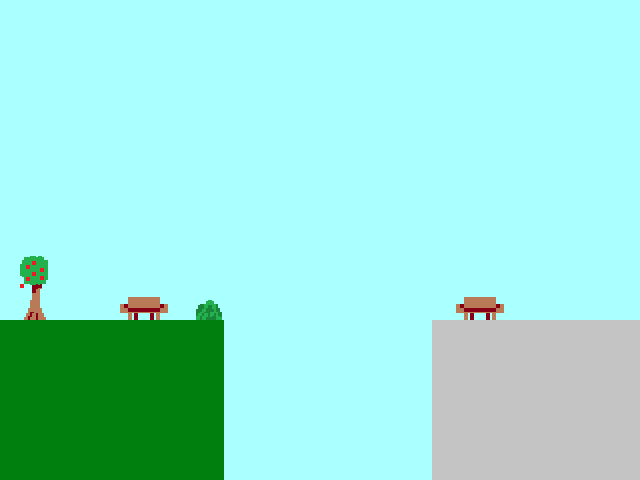

Rendered tile map (Tiled .tmx) drawn with the repository's tilesets; below, a short description and the full map source, tile grids included:
An orthogonal 40x30 tile map with 16x16 px tiles, 2 tile layers (Floor, Decorations), 3 tilesets and 4 objects (Player, Checkpoint, Item, NPC).

<map version="1.0" orientation="orthogonal" width="40" height="30" tilewidth="16" tileheight="16" backgroundcolor="#aaffff">
 <tileset firstgid="1" source="../tilesets/tileset.tsx" />
 <tileset firstgid="5" source="../tilesets/tileset_bricks.tsx" />
 <tileset firstgid="9" source="../tilesets/tileset_squareelements02.tsx" />
 <layer name="Floor" width="40" height="30">
  <data encoding="csv">
0,0,0,0,0,0,0,0,0,0,0,0,0,0,0,0,0,0,0,0,0,0,0,0,0,0,0,0,0,0,0,0,0,0,0,0,0,0,0,0,
0,0,0,0,0,0,0,0,0,0,0,0,0,0,0,0,0,0,0,0,0,0,0,0,0,0,0,0,0,0,0,0,0,0,0,0,0,0,0,0,
0,0,0,0,0,0,0,0,0,0,0,0,0,0,0,0,0,0,0,0,0,0,0,0,0,0,0,0,0,0,0,0,0,0,0,0,0,0,0,0,
0,0,0,0,0,0,0,0,0,0,0,0,0,0,0,0,0,0,0,0,0,0,0,0,0,0,0,0,0,0,0,0,0,0,0,0,0,0,0,0,
0,0,0,0,0,0,0,0,0,0,0,0,0,0,0,0,0,0,0,0,0,0,0,0,0,0,0,0,0,0,0,0,0,0,0,0,0,0,0,0,
0,0,0,0,0,0,0,0,0,0,0,0,0,0,0,0,0,0,0,0,0,0,0,0,0,0,0,0,0,0,0,0,0,0,0,0,0,0,0,0,
0,0,0,0,0,0,0,0,0,0,0,0,0,0,0,0,0,0,0,0,0,0,0,0,0,0,0,0,0,0,0,0,0,0,0,0,0,0,0,0,
0,0,0,0,0,0,0,0,0,0,0,0,0,0,0,0,0,0,0,0,0,0,0,0,0,0,0,0,0,0,0,0,0,0,0,0,0,0,0,0,
0,0,0,0,0,0,0,0,0,0,0,0,0,0,0,0,0,0,0,0,0,0,0,0,0,0,0,0,0,0,0,0,0,0,0,0,0,0,0,0,
0,0,0,0,0,0,0,0,0,0,0,0,0,0,0,0,0,0,0,0,0,0,0,0,0,0,0,0,0,0,0,0,0,0,0,0,0,0,0,0,
0,0,0,0,0,0,0,0,0,0,0,0,0,0,0,0,0,0,0,0,0,0,0,0,0,0,0,0,0,0,0,0,0,0,0,0,0,0,0,0,
0,0,0,0,0,0,0,0,0,0,0,0,0,0,0,0,0,0,0,0,0,0,0,0,0,0,0,0,0,0,0,0,0,0,0,0,0,0,0,0,
0,0,0,0,0,0,0,0,0,0,0,0,0,0,0,0,0,0,0,0,0,0,0,0,0,0,0,0,0,0,0,0,0,0,0,0,0,0,0,0,
0,0,0,0,0,0,0,0,0,0,0,0,0,0,0,0,0,0,0,0,0,0,0,0,0,0,0,0,0,0,0,0,0,0,0,0,0,0,0,0,
0,0,0,0,0,0,0,0,0,0,0,0,0,0,0,0,0,0,0,0,0,0,0,0,0,0,0,0,0,0,0,0,0,0,0,0,0,0,0,0,
0,0,0,0,0,0,0,0,0,0,0,0,0,0,0,0,0,0,0,0,0,0,0,0,0,0,0,0,0,0,0,0,0,0,0,0,0,0,0,0,
0,0,0,0,0,0,0,0,0,0,0,0,0,0,0,0,0,0,0,0,0,0,0,0,0,0,0,0,0,0,0,0,0,0,0,0,0,0,0,0,
0,0,0,0,0,0,0,0,0,0,0,0,0,0,0,0,0,0,0,0,0,0,0,0,0,0,0,0,0,0,0,0,0,0,0,0,0,0,0,0,
0,0,0,0,0,0,0,0,0,0,0,0,0,0,0,0,0,0,0,0,0,0,0,0,0,0,0,0,0,0,0,0,0,0,0,0,0,0,0,0,
0,0,0,0,0,0,0,0,0,0,0,0,0,0,0,0,0,0,0,0,0,0,0,0,0,0,0,0,0,0,0,0,0,0,0,0,0,0,0,0,
2,2,2,2,2,2,2,2,2,2,2,2,2,2,0,0,0,0,0,0,0,0,0,0,0,0,0,3,3,3,3,3,3,3,3,3,3,3,3,3,
2,2,2,2,2,2,2,2,2,2,2,2,2,2,0,0,0,0,0,0,0,0,0,0,0,0,0,3,3,3,3,3,3,3,3,3,3,3,3,3,
2,2,2,2,2,2,2,2,2,2,2,2,2,2,0,0,0,0,0,0,0,0,0,0,0,0,0,3,3,3,3,3,3,3,3,3,3,3,3,3,
2,2,2,2,2,2,2,2,2,2,2,2,2,2,0,0,0,0,0,0,0,0,0,0,0,0,0,3,3,3,3,3,3,3,3,3,3,3,3,3,
2,2,2,2,2,2,2,2,2,2,2,2,2,2,0,0,0,0,0,0,0,0,0,0,0,0,0,3,3,3,3,3,3,3,3,3,3,3,3,3,
2,2,2,2,2,2,2,2,2,2,2,2,2,2,0,0,0,0,0,0,0,0,0,0,0,0,0,3,3,3,3,3,3,3,3,3,3,3,3,3,
2,2,2,2,2,2,2,2,2,2,2,2,2,2,0,0,0,0,0,0,0,0,0,0,0,0,0,3,3,3,3,3,3,3,3,3,3,3,3,3,
2,2,2,2,2,2,2,2,2,2,2,2,2,2,0,0,0,0,0,0,0,0,0,0,0,0,0,3,3,3,3,3,3,3,3,3,3,3,3,3,
2,2,2,2,2,2,2,2,2,2,2,2,2,2,0,0,0,0,0,0,0,0,0,0,0,0,0,3,3,3,3,3,3,3,3,3,3,3,3,3,
2,2,2,2,2,2,2,2,2,2,2,2,2,2,0,0,0,0,0,0,0,0,0,0,0,0,0,3,3,3,3,3,3,3,3,3,3,3,3,3
</data>
 </layer>
 <layer name="Decorations" width="40" height="30">
  <data encoding="csv">
0,0,0,0,0,0,0,0,0,0,0,0,0,0,0,0,0,0,0,0,0,0,0,0,0,0,0,0,0,0,0,0,0,0,0,0,0,0,0,0,
0,0,0,0,0,0,0,0,0,0,0,0,0,0,0,0,0,0,0,0,0,0,0,0,0,0,0,0,0,0,0,0,0,0,0,0,0,0,0,0,
0,0,0,0,0,0,0,0,0,0,0,0,0,0,0,0,0,0,0,0,0,0,0,0,0,0,0,0,0,0,0,0,0,0,0,0,0,0,0,0,
0,0,0,0,0,0,0,0,0,0,0,0,0,0,0,0,0,0,0,0,0,0,0,0,0,0,0,0,0,0,0,0,0,0,0,0,0,0,0,0,
0,0,0,0,0,0,0,0,0,0,0,0,0,0,0,0,0,0,0,0,0,0,0,0,0,0,0,0,0,0,0,0,0,0,0,0,0,0,0,0,
0,0,0,0,0,0,0,0,0,0,0,0,0,0,0,0,0,0,0,0,0,0,0,0,0,0,0,0,0,0,0,0,0,0,0,0,0,0,0,0,
0,0,0,0,0,0,0,0,0,0,0,0,0,0,0,0,0,0,0,0,0,0,0,0,0,0,0,0,0,0,0,0,0,0,0,0,0,0,0,0,
0,0,0,0,0,0,0,0,0,0,0,0,0,0,0,0,0,0,0,0,0,0,0,0,0,0,0,0,0,0,0,0,0,0,0,0,0,0,0,0,
0,0,0,0,0,0,0,0,0,0,0,0,0,0,0,0,0,0,0,0,0,0,0,0,0,0,0,0,0,0,0,0,0,0,0,0,0,0,0,0,
0,0,0,0,0,0,0,0,0,0,0,0,0,0,0,0,0,0,0,0,0,0,0,0,0,0,0,0,0,0,0,0,0,0,0,0,0,0,0,0,
0,0,0,0,0,0,0,0,0,0,0,0,0,0,0,0,0,0,0,0,0,0,0,0,0,0,0,0,0,0,0,0,0,0,0,0,0,0,0,0,
0,0,0,0,0,0,0,0,0,0,0,0,0,0,0,0,0,0,0,0,0,0,0,0,0,0,0,0,0,0,0,0,0,0,0,0,0,0,0,0,
0,0,0,0,0,0,0,0,0,0,0,0,0,0,0,0,0,0,0,0,0,0,0,0,0,0,0,0,0,0,0,0,0,0,0,0,0,0,0,0,
0,0,0,0,0,0,0,0,0,0,0,0,0,0,0,0,0,0,0,0,0,0,0,0,0,0,0,0,0,0,0,0,0,0,0,0,0,0,0,0,
0,0,0,0,0,0,0,0,0,0,0,0,0,0,0,0,0,0,0,0,0,0,0,0,0,0,0,0,0,0,0,0,0,0,0,0,0,0,0,0,
0,0,0,0,0,0,0,0,0,0,0,0,0,0,0,0,0,0,0,0,0,0,0,0,0,0,0,0,0,0,0,0,0,0,0,0,0,0,0,0,
0,45,46,0,0,0,0,0,0,0,0,0,0,0,0,0,0,0,0,0,0,0,0,0,0,0,0,0,0,0,0,0,0,0,0,0,0,0,0,0,
0,53,54,0,0,0,0,0,0,0,0,0,0,0,0,0,0,0,0,0,0,0,0,0,0,0,0,0,0,0,0,0,0,0,0,0,0,0,0,0,
0,61,62,0,0,0,0,9,10,11,12,0,27,28,0,0,0,0,0,0,0,0,0,0,0,0,0,0,9,10,11,12,0,0,0,0,0,0,0,0,
0,69,70,0,0,0,0,17,18,19,20,0,35,36,0,0,0,0,0,0,0,0,0,0,0,0,0,0,17,18,19,20,0,0,0,0,0,0,0,0,
0,0,0,0,0,0,0,0,0,0,0,0,0,0,0,0,0,0,0,0,0,0,0,0,0,0,0,0,0,0,0,0,0,0,0,0,0,0,0,0,
0,0,0,0,0,0,0,0,0,0,0,0,0,0,0,0,0,0,0,0,0,0,0,0,0,0,0,0,0,0,0,0,0,0,0,0,0,0,0,0,
0,0,0,0,0,0,0,0,0,0,0,0,0,0,0,0,0,0,0,0,0,0,0,0,0,0,0,0,0,0,0,0,0,0,0,0,0,0,0,0,
0,0,0,0,0,0,0,0,0,0,0,0,0,0,0,0,0,0,0,0,0,0,0,0,0,0,0,0,0,0,0,0,0,0,0,0,0,0,0,0,
0,0,0,0,0,0,0,0,0,0,0,0,0,0,0,0,0,0,0,0,0,0,0,0,0,0,0,0,0,0,0,0,0,0,0,0,0,0,0,0,
0,0,0,0,0,0,0,0,0,0,0,0,0,0,0,0,0,0,0,0,0,0,0,0,0,0,0,0,0,0,0,0,0,0,0,0,0,0,0,0,
0,0,0,0,0,0,0,0,0,0,0,0,0,0,0,0,0,0,0,0,0,0,0,0,0,0,0,0,0,0,0,0,0,0,0,0,0,0,0,0,
0,0,0,0,0,0,0,0,32,0,0,0,0,0,0,0,0,0,0,0,0,0,0,0,0,0,0,0,0,0,0,0,0,0,0,0,0,0,0,0,
0,0,0,0,0,0,0,0,0,0,0,0,0,0,0,0,0,0,0,0,0,0,0,0,0,0,0,0,0,0,0,0,0,0,0,0,0,0,0,0,
0,0,0,0,0,0,0,0,0,0,0,0,0,0,0,0,0,0,0,0,0,0,0,0,0,0,0,0,0,0,0,0,0,0,0,0,0,0,0,0
</data>
 </layer>
 <objectgroup name="Objects" width="40" height="30">
  <object name="Player" type="Player" x="48" y="80" width="48" height="16" />
  <object name="Exit" type="Checkpoint" x="522" y="284" width="64" height="32" />
  <object name="GrandmaCitizen01" type="Item" x="73" y="269" width="16" height="48" />
  <object name="Strongman01" type="NPC" x="593" y="270" width="16" height="48" />
 </objectgroup>
</map>
